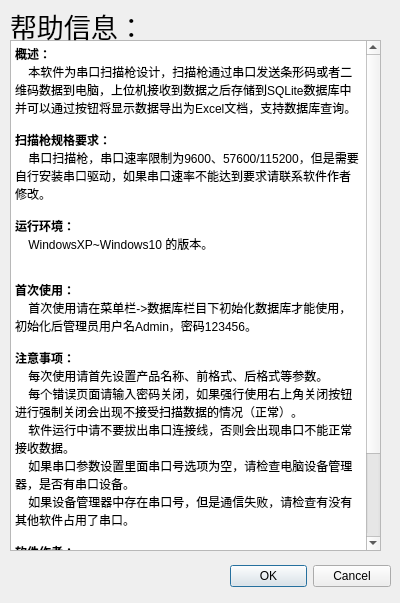
<?xml version="1.0" encoding="UTF-8"?>
<ui version="4.0">
 <class>Help</class>
 <widget class="QDialog" name="Help">
  <property name="geometry">
   <rect>
    <x>0</x>
    <y>0</y>
    <width>400</width>
    <height>603</height>
   </rect>
  </property>
  <property name="windowTitle">
   <string>帮助</string>
  </property>
  <property name="windowIcon">
   <iconset resource="icontopleft.qrc">
    <normaloff>:/new/prefix1/images/LexinSQicon.png</normaloff>:/new/prefix1/images/LexinSQicon.png</iconset>
  </property>
  <widget class="QDialogButtonBox" name="buttonBox">
   <property name="geometry">
    <rect>
     <x>230</x>
     <y>560</y>
     <width>161</width>
     <height>32</height>
    </rect>
   </property>
   <property name="orientation">
    <enum>Qt::Horizontal</enum>
   </property>
   <property name="standardButtons">
    <set>QDialogButtonBox::Cancel|QDialogButtonBox::Ok</set>
   </property>
  </widget>
  <widget class="QTextBrowser" name="textBrowser">
   <property name="geometry">
    <rect>
     <x>10</x>
     <y>40</y>
     <width>371</width>
     <height>511</height>
    </rect>
   </property>
   <property name="html">
    <string>&lt;!DOCTYPE HTML PUBLIC &quot;-//W3C//DTD HTML 4.0//EN&quot; &quot;http://www.w3.org/TR/REC-html40/strict.dtd&quot;&gt;
&lt;html&gt;&lt;head&gt;&lt;meta name=&quot;qrichtext&quot; content=&quot;1&quot; /&gt;&lt;style type=&quot;text/css&quot;&gt;
p, li { white-space: pre-wrap; }
&lt;/style&gt;&lt;/head&gt;&lt;body style=&quot; font-family:'SimSun'; font-size:9pt; font-weight:400; font-style:normal;&quot;&gt;
&lt;p style=&quot; margin-top:0px; margin-bottom:0px; margin-left:0px; margin-right:0px; -qt-block-indent:0; text-indent:0px;&quot;&gt;&lt;span style=&quot; font-weight:600;&quot;&gt;概述：&lt;/span&gt;&lt;/p&gt;
&lt;p style=&quot; margin-top:0px; margin-bottom:0px; margin-left:0px; margin-right:0px; -qt-block-indent:0; text-indent:0px;&quot;&gt;    本软件为串口扫描枪设计，扫描枪通过串口发送条形码或者二维码数据到电脑，上位机接收到数据之后存储到SQLite数据库中并可以通过按钮将显示数据导出为Excel文档，支持数据库查询。&lt;/p&gt;
&lt;p style=&quot; margin-top:0px; margin-bottom:0px; margin-left:0px; margin-right:0px; -qt-block-indent:0; text-indent:0px;&quot;&gt;    &lt;/p&gt;
&lt;p style=&quot; margin-top:0px; margin-bottom:0px; margin-left:0px; margin-right:0px; -qt-block-indent:0; text-indent:0px;&quot;&gt;&lt;span style=&quot; font-weight:600;&quot;&gt;扫描枪规格要求：&lt;/span&gt;&lt;/p&gt;
&lt;p style=&quot; margin-top:0px; margin-bottom:0px; margin-left:0px; margin-right:0px; -qt-block-indent:0; text-indent:0px;&quot;&gt;    串口扫描枪，串口速率限制为9600、57600/115200，但是需要自行安装串口驱动，如果串口速率不能达到要求请联系软件作者修改。&lt;/p&gt;
&lt;p style=&quot;-qt-paragraph-type:empty; margin-top:0px; margin-bottom:0px; margin-left:0px; margin-right:0px; -qt-block-indent:0; text-indent:0px;&quot;&gt;&lt;br /&gt;&lt;/p&gt;
&lt;p style=&quot; margin-top:0px; margin-bottom:0px; margin-left:0px; margin-right:0px; -qt-block-indent:0; text-indent:0px;&quot;&gt;&lt;span style=&quot; font-weight:600;&quot;&gt;运行环境：&lt;/span&gt;&lt;/p&gt;
&lt;p style=&quot; margin-top:0px; margin-bottom:0px; margin-left:0px; margin-right:0px; -qt-block-indent:0; text-indent:0px;&quot;&gt;    WindowsXP~Windows10 的版本。&lt;/p&gt;
&lt;p style=&quot;-qt-paragraph-type:empty; margin-top:0px; margin-bottom:0px; margin-left:0px; margin-right:0px; -qt-block-indent:0; text-indent:0px;&quot;&gt;&lt;br /&gt;&lt;/p&gt;
&lt;p style=&quot;-qt-paragraph-type:empty; margin-top:0px; margin-bottom:0px; margin-left:0px; margin-right:0px; -qt-block-indent:0; text-indent:0px;&quot;&gt;&lt;br /&gt;&lt;/p&gt;
&lt;p style=&quot; margin-top:0px; margin-bottom:0px; margin-left:0px; margin-right:0px; -qt-block-indent:0; text-indent:0px;&quot;&gt;&lt;span style=&quot; font-weight:600;&quot;&gt;首次使用：&lt;/span&gt;&lt;/p&gt;
&lt;p style=&quot; margin-top:0px; margin-bottom:0px; margin-left:0px; margin-right:0px; -qt-block-indent:0; text-indent:0px;&quot;&gt;    首次使用请在菜单栏-&amp;gt;数据库栏目下初始化数据库才能使用，初始化后管理员用户名Admin，密码123456。&lt;/p&gt;
&lt;p style=&quot;-qt-paragraph-type:empty; margin-top:0px; margin-bottom:0px; margin-left:0px; margin-right:0px; -qt-block-indent:0; text-indent:0px;&quot;&gt;&lt;br /&gt;&lt;/p&gt;
&lt;p style=&quot; margin-top:0px; margin-bottom:0px; margin-left:0px; margin-right:0px; -qt-block-indent:0; text-indent:0px;&quot;&gt;&lt;span style=&quot; font-weight:600;&quot;&gt;注意事项：&lt;/span&gt;&lt;/p&gt;
&lt;p style=&quot; margin-top:0px; margin-bottom:0px; margin-left:0px; margin-right:0px; -qt-block-indent:0; text-indent:0px;&quot;&gt;    每次使用请首先设置产品名称、前格式、后格式等参数。&lt;/p&gt;
&lt;p style=&quot; margin-top:0px; margin-bottom:0px; margin-left:0px; margin-right:0px; -qt-block-indent:0; text-indent:0px;&quot;&gt;    每个错误页面请输入密码关闭，如果强行使用右上角关闭按钮进行强制关闭会出现不接受扫描数据的情况（正常）。&lt;/p&gt;
&lt;p style=&quot; margin-top:0px; margin-bottom:0px; margin-left:0px; margin-right:0px; -qt-block-indent:0; text-indent:0px;&quot;&gt;    软件运行中请不要拔出串口连接线，否则会出现串口不能正常接收数据。&lt;/p&gt;
&lt;p style=&quot; margin-top:0px; margin-bottom:0px; margin-left:0px; margin-right:0px; -qt-block-indent:0; text-indent:0px;&quot;&gt;    如果串口参数设置里面串口号选项为空，请检查电脑设备管理器，是否有串口设备。&lt;/p&gt;
&lt;p style=&quot; margin-top:0px; margin-bottom:0px; margin-left:0px; margin-right:0px; -qt-block-indent:0; text-indent:0px;&quot;&gt;    如果设备管理器中存在串口号，但是通信失败，请检查有没有其他软件占用了串口。&lt;/p&gt;
&lt;p style=&quot; margin-top:0px; margin-bottom:0px; margin-left:0px; margin-right:0px; -qt-block-indent:0; text-indent:0px;&quot;&gt;    &lt;/p&gt;
&lt;p style=&quot; margin-top:0px; margin-bottom:0px; margin-left:0px; margin-right:0px; -qt-block-indent:0; text-indent:0px;&quot;&gt;&lt;span style=&quot; font-weight:600;&quot;&gt;软件作者：&lt;/span&gt;&lt;/p&gt;
&lt;p style=&quot; margin-top:0px; margin-bottom:0px; margin-left:0px; margin-right:0px; -qt-block-indent:0; text-indent:0px;&quot;&gt;    南通乐芯智能设备 秦飞&lt;/p&gt;
&lt;p style=&quot; margin-top:0px; margin-bottom:0px; margin-left:0px; margin-right:0px; -qt-block-indent:0; text-indent:0px;&quot;&gt;    地址：江苏省南通市南通大学科技园3#204&lt;/p&gt;
&lt;p style=&quot; margin-top:0px; margin-bottom:0px; margin-left:0px; margin-right:0px; -qt-block-indent:0; text-indent:0px;&quot;&gt;    电话：15262755701&lt;/p&gt;
&lt;p style=&quot; margin-top:0px; margin-bottom:0px; margin-left:0px; margin-right:0px; -qt-block-indent:0; text-indent:0px;&quot;&gt;    QQ：496341272&lt;/p&gt;
&lt;p style=&quot; margin-top:0px; margin-bottom:0px; margin-left:0px; margin-right:0px; -qt-block-indent:0; text-indent:0px;&quot;&gt;    邮箱：iqinfei@163.com&lt;/p&gt;&lt;/body&gt;&lt;/html&gt;</string>
   </property>
  </widget>
  <widget class="QLabel" name="label">
   <property name="geometry">
    <rect>
     <x>10</x>
     <y>5</y>
     <width>131</width>
     <height>41</height>
    </rect>
   </property>
   <property name="font">
    <font>
     <family>Adobe Arabic</family>
     <pointsize>20</pointsize>
    </font>
   </property>
   <property name="text">
    <string>帮助信息：</string>
   </property>
  </widget>
 </widget>
 <resources>
  <include location="icontopleft.qrc"/>
 </resources>
 <connections>
  <connection>
   <sender>buttonBox</sender>
   <signal>accepted()</signal>
   <receiver>Help</receiver>
   <slot>accept()</slot>
   <hints>
    <hint type="sourcelabel">
     <x>248</x>
     <y>254</y>
    </hint>
    <hint type="destinationlabel">
     <x>157</x>
     <y>274</y>
    </hint>
   </hints>
  </connection>
  <connection>
   <sender>buttonBox</sender>
   <signal>rejected()</signal>
   <receiver>Help</receiver>
   <slot>reject()</slot>
   <hints>
    <hint type="sourcelabel">
     <x>316</x>
     <y>260</y>
    </hint>
    <hint type="destinationlabel">
     <x>286</x>
     <y>274</y>
    </hint>
   </hints>
  </connection>
 </connections>
</ui>
